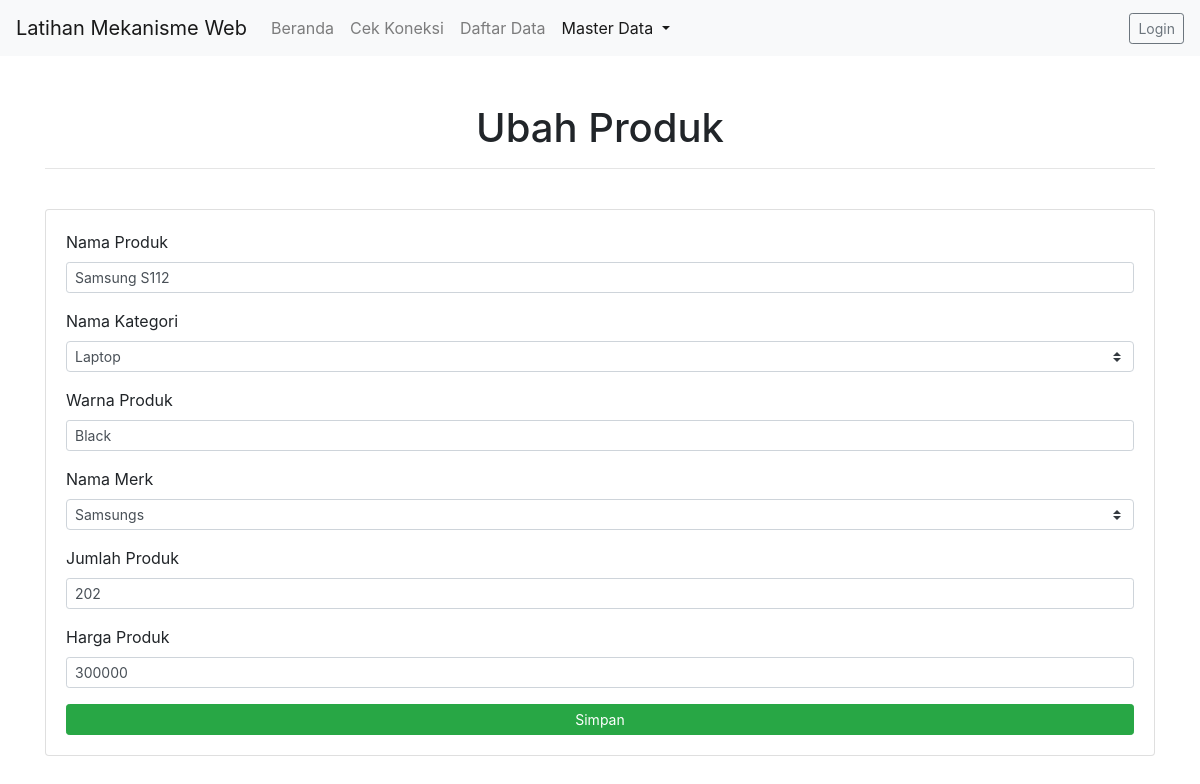
/views/produk/edit.php?id_produk=1, run on the app's committed database.
### tables this page shows
CREATE TABLE `produk` (
  `id_produk` int(15) NOT NULL,
  `nama_produk` varchar(255) NOT NULL,
  `warna` varchar(255) NOT NULL,
  `jumlah` int(15) NOT NULL,
  `harga` int(15) NOT NULL,
  `id_merk` int(15) NOT NULL,
  `id_kategori` int(15) NOT NULL
);

CREATE TABLE `kategori_produk` (
  `id_kategori` int(15) NOT NULL,
  `nama_kategori` varchar(255) NOT NULL
);

CREATE TABLE `merk` (
  `id_merk` int(15) NOT NULL,
  `nama_merk` varchar(255) NOT NULL
);

### controller/koneksi.php (called while the page is built, shortened)
<?php
$url = 'http://dts.qodr/crud-tugas-vsga-master';

### views/produk/edit.php (the view, shortened to what this page needs)
<?php
	require_once '../../controller/koneksi.php';
	$id = htmlspecialchars($_GET['id_produk']);
	$categoriQuery = "SELECT * FROM kategori_produk;";
	$merkQuery = "SELECT * FROM merk;";
	$query = "SELECT nama_produk, warna, jumlah, harga, p.id_merk, nama_merk, p.id_kategori, nama_kategori FROM produk p INNER JOIN merk m ON p.id_merk=m.id_merk INNER JOIN kategori_produk kp ON p.id_kategori=kp.id_kategori WHERE p.id_produk=$id";
	$result = mysqli_fetch_array(mysqli_query($conn, $query));
	$categories = mysqli_query($conn, $categoriQuery);
	$merk = mysqli_query($conn, $merkQuery);
?>
<!DOCTYPE html>
<html lang="en">
<head>
	<link rel="stylesheet" href="<?= $url; ?>/assets/css/bootstrap.min.css" />
</head>
<body>
	<nav class="navbar navbar-expand-lg navbar-light bg-light">
	  <a class="navbar-brand" href="<?= $url; ?>">Latihan Mekanisme Web</a>
	  <div class="collapse navbar-collapse" id="navbarSupportedContent">
	    <ul class="navbar-nav mr-auto">
	      <li class="nav-item">
	        <a class="nav-link" href="<?= $url; ?>">Beranda</a>
	      </li>
	      <li class="nav-item">
	        <a class="nav-link" href="<?= $url; ?>/controller/koneksi.php">Cek Koneksi</a>
	      </li>
	      <li class="nav-item">
	        <a class="nav-link" href="#">Daftar Data</a>
	      </li>
	      <li class="nav-item dropdown active">
	        <a class="nav-link dropdown-toggle" href="#" id="navbarDropdown" role="button" data-toggle="dropdown" aria-haspopup="true" aria-expanded="false">
	          Master Data
	        </a>
	      </li>
	    </ul>
	    <div class="my-2 my-lg-0">
	    	<button class="btn btn-sm btn-outline-secondary">Login</button>
	    </div>
	  </div>
	</nav>
	<div class="container pt-5">
		<h1> <center>Ubah Produk</center></h1>
		<hr /> <br />
		<div class="card">
			<div class="card-body">
				<form action="../../controller/produk/update.php" method="POST">
				  <div class="form-group">
				    <label for="nama-produk">Nama Produk</label>
				    <input type="text" class="form-control form-control-sm" name="nama-produk" placeholder="Masukkan Nama Produk" value="<?= $result['nama_produk'] ?>">
				  </div>
				  <div class="form-group">
				    <label for="nama-kategori">Nama Kategori</label>
					  <select class="custom-select custom-select-sm" name="kategori-produk">
					  	<?php foreach ($categories as $categori) { ?>
						    <option value="<?= $categori['id_kategori']; ?>" <?= ($result['id_kategori'] === $categori['id_kategori']) ? 'selected' : ''; ?>> <?= $categori['nama_kategori']; ?> </option>
					  	<?php } ?>
					  </select>
				  </div>
				  <div class="form-group">
				    <label for="warna-produk">Warna Produk</label>
				    <input type="text" class="form-control form-control-sm" name="warna-produk" placeholder="Masukkan Warna Produk" value="<?= $result['warna'] ?>">
				  </div>
				  <div class="form-group">
				    <label for="nama-merk">Nama Merk</label>
					  <select class="custom-select custom-select-sm" name="merk-produk">
					  	<?php foreach ($merk as $v) { ?>
						    <option value="<?= $v['id_merk']; ?>" <?= ($result['id_merk'] === $v['id_merk']) ? 'selected' : ''; ?>> <?= $v['nama_merk']; ?> </option>
					  	<?php } ?>
					  </select>
				  </div>
				  <div class="form-group">
				    <label for="jumlah-produk">Jumlah Produk</label>
				    <input type="text" class="form-control form-control-sm" name="jumlah-produk" placeholder="Masukkan Jumlah Produk" value="<?= $result['jumlah'] ?>">
				  </div>
				  <div class="form-group">
				    <label for="harga-produk">Harga Produk</label>
				    <input type="text" class="form-control form-control-sm" name="harga-produk" placeholder="Masukkan Harga Produk" value="<?= $result['harga'] ?>">
				  </div>
				  <button type="submit" class="w-100 btn btn-sm btn-success">Simpan</button>
				</form>
			</div>
		</div>
	</div>
</body>
</html>

### data on the page
produk: nama-produk "Samsung S112", kategori-produk "Laptop", warna-produk "Black", merk-produk "Samsungs", jumlah-produk "202", harga-produk "300000"
